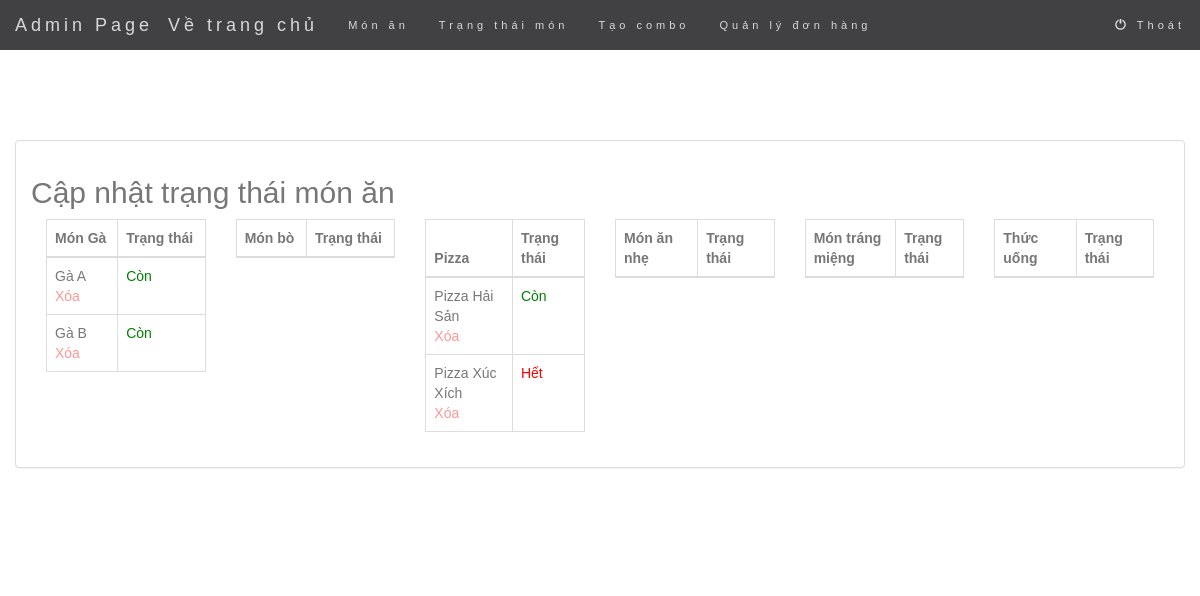
/admin/index.php?keyad=update_status_food.php (signed in), run on the app's committed database.
### tables this page shows
CREATE TABLE `thucan` (
  `ta_ma` int(255) NOT NULL,
  `ta_ten` varchar(255) NOT NULL,
  `ta_gia` int(255) NOT NULL,
  `ta_tinhtrang` tinyint(1) NOT NULL,
  `ta_hinhanh` varchar(255) NOT NULL,
  `ta_loai` int(255) NOT NULL
);

### admin/update_status_food.php (the view, shortened to what this page needs)
<div class="panel panel-default">
  <div class="panel-body">
  	<h2>Cập nhật trạng thái món ăn</h2>
  		<div class="col-md-2">
  			<table class="table table-bordered">
			    <thead>
			      <tr>
			        <th>Món Gà</th>
			        <th>Trạng thái</th>
			      </tr>
			    </thead>
			    <tbody>
			    <?php
			    	$sql="select * from thucan where ta_loai=1 ";
			    	$do=mysqli_query($db,$sql);
			    	while($row=mysqli_fetch_array($do)){
			    		$status = $row['ta_tinhtrang'];
			    		$foodid = $row['ta_ma'];
			    ?>
			      <tr>
			        <td>
			        	<?=$row['ta_ten']?><br>
			        	<a onclick="return deleteConfirm()" class='delButton' href="?keyad=update_status_food.php&deleteFood=<?=$foodid?>">Xóa</a>
			        </td>
			        <td>
			        <?php
			        	if($status==1){
			        		?>
			        		<a style="color:green;" href="?keyad=update_status_food.php&updatestatus=<?=$foodid?>&status=1">Còn</a>
			        		<?php
			        	}else{
			        		?>
			        		<a style="color:red;" href="?keyad=update_status_food.php&updatestatus=<?=$foodid?>&status=0">Hết</a>
			        		<?php
			        	}
			        ?>
			        </td>
			      </tr>
			     <?php } ?>
			    </tbody>
			 </table>
		</div>
		<div class="col-md-2">
  			<table class="table table-bordered">
			    <thead>
			      <tr>
			        <th>Món bò</th>
			        <th>Trạng thái</th>
			      </tr>
			    </thead>
			 </table>
		</div>
		<div class="col-md-2">
  			<table class="table table-bordered">
			    <thead>
			      <tr>
			        <th>Pizza</th>
			        <th>Trạng thái</th>
			      </tr>
			    </thead>
			    <tbody>
			    <?php
			    	$sql="select * from thucan where ta_loai=3 ";
			    	$do=mysqli_query($db,$sql);
			    	while($row=mysqli_fetch_array($do)){
			    		$status = $row['ta_tinhtrang'];
			    		$foodid = $row['ta_ma'];
			    ?>
			      <tr>
			        <td>
			        	<?=$row['ta_ten']?><br>
			        	<a onclick="return deleteConfirm()" class='delButton' href="?keyad=update_status_food.php&deleteFood=<?=$foodid?>">Xóa</a>
			        </td>
			        <td>
			        <?php
			        	if($status==1){
			        		?>
			        		<a style="color:green;" href="?keyad=update_status_food.php&updatestatus=<?=$foodid?>&status=1">Còn</a>
			        		<?php
			        	}else{
			        		?>
			        		<a style="color:red;" href="?keyad=update_status_food.php&updatestatus=<?=$foodid?>&status=0">Hết</a>
			        		<?php
			        	}
			        ?>
			        </td>
			      </tr>
			     <?php } ?>
			    </tbody>
			 </table>
		</div>
		<div class="col-md-2">
  			<table class="table table-bordered">
			    <thead>
			      <tr>
			        <th>Món ăn nhẹ</th>
			        <th>Trạng thái</th>
			      </tr>
			    </thead>
			 </table>
		</div>
		<div class="col-md-2">
  			<table class="table table-bordered">
			    <thead>
			      <tr>
			        <th>Món tráng miệng</th>
			        <th>Trạng thái</th>
			      </tr>
			    </thead>
			 </table>
		</div>
		<div class="col-md-2">
  			<table class="table table-bordered">
			    <thead>
			      <tr>
			        <th>Thức uống</th>
			        <th>Trạng thái</th>
			      </tr>
			    </thead>
			 </table>
		</div>
  </div>
</div>

### style.css (style rules this page uses)
body { font-family: 'Nunito', sans-serif; color: #777; }

### admin/update_status_food.php (style rules this page uses)
.delButton { color: #ff9696; }

### data on the page
thucan: ta_ten "Gà A"
thucan: ta_ten "Gà B"
thucan: ta_ten "Pizza Hải Sản"
thucan: ta_ten "Pizza Xúc Xích"
